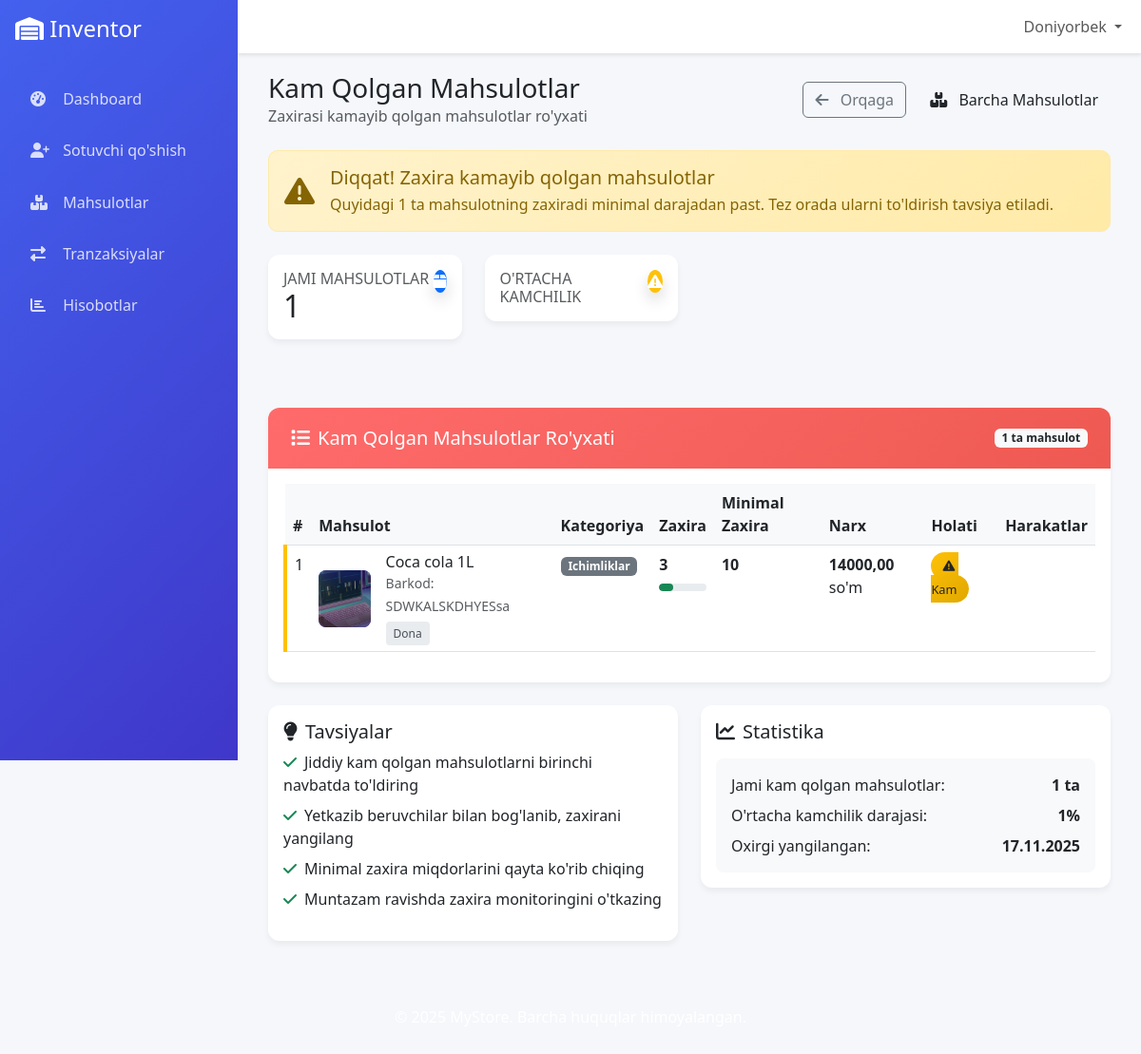
The page /products/statistics/low-stock/ (signed in) on the database its author committed.
### products/models.py (models this page shows, shortened)
class Product(models.Model):
    UNIT_CHOICES = (
        ('kg', 'kg'),
        ('box', 'Karopka'),
        ('l', 'Litr'),
        ('m', 'Metr'),
        ('ton', 'Tonna'),
        ('piece', 'Dona'),
        ('pack', 'Pochka'),
    )
    name = models.CharField(max_length=100)
    category = models.ForeignKey(Category, on_delete=models.CASCADE, related_name="products")
    barcode = models.CharField(max_length=50, unique=True, blank=True, null=True)
    description = models.TextField(blank=True)
    price = models.DecimalField(max_digits=10, decimal_places=2)
    image = models.ImageField(upload_to='products/', null=True, blank=True)
    min_stock = models.PositiveIntegerField(default=0)
    stock_quantity = models.PositiveIntegerField(default=0)
    unit = models.CharField(max_length=10, choices=UNIT_CHOICES, default='piece')
    created_at = models.DateTimeField(auto_now_add=True)
    updated_at = models.DateTimeField(auto_now=True)
    supplier = models.ForeignKey('inventor.Supplier', on_delete=models.SET_NULL, null=True, blank=True)
    warehouse = models.ForeignKey('inventor.Warehouse', on_delete=models.CASCADE, null=True, blank=True)
    class Meta:
        ordering = ['name']

class Category(models.Model):
    name = models.CharField(max_length=100, unique=True)
    description = models.TextField(blank=True)

### products/views.py (the view)
# urls.py: path('statistics/low-stock/', views.low_stock_products, name='low_stock_products'),
@login_required
def low_stock_products(request):
    products = Product.objects.filter(stock_quantity__lte=F('min_stock'))
    return render(request, 'products/low_stock.html', {'products': products})

### templates/products/low_stock.html (shortened to what this page needs)
{% extends 'base.html' %}
{% load static %}
{% load math_filters %}
{% block content %}
<div class="container-fluid">
    <div class="d-flex justify-content-between align-items-center mb-4">
        <div>
            <h1 class="h3 mb-0">Kam Qolgan Mahsulotlar</h1>
            <p class="text-muted mb-0">Zaxirasi kamayib qolgan mahsulotlar ro'yxati</p>
        </div>
        <div>
            <a href="{% url 'users:warehouse_manager_dashboard' %}" class="btn btn-outline-secondary me-2">
                <i class="fas fa-arrow-left me-2"></i> Orqaga
            </a>
            <a href="{% url 'products:product_list' %}" class="btn btn-primary-custom">
                <i class="fas fa-boxes me-2"></i> Barcha Mahsulotlar
            </a>
        </div>
    </div>
    {% if products %}
    <div class="alert alert-warning-custom d-flex align-items-center mb-4">
        <i class="fas fa-exclamation-triangle fa-2x me-3"></i>
        <div>
            <h5 class="alert-heading mb-1">Diqqat! Zaxira kamayib qolgan mahsulotlar</h5>
            <p class="mb-0">Quyidagi {{ products|length }} ta mahsulotning zaxiradi minimal darajadan past. Tez orada ularni to'ldirish tavsiya etiladi.</p>
        </div>
    </div>
    {% endif %}
    <div class="row mb-4">
        <div class="col-xl-3 col-md-6 mb-4">
            <div class="card card-custom">
                <div class="card-body">
                    <div class="d-flex justify-content-between">
                        <div>
                            <h6 class="card-title text-uppercase text-muted mb-0">Jami Mahsulotlar</h6>
                            <span class="h2 font-weight-bold mb-0">{{ products|length }}</span>
                        </div>
                        <div class="col-auto">
                            <div class="icon-shape bg-primary text-white rounded-circle shadow">
                                <i class="fas fa-box"></i>
                            </div>
                        </div>
                    </div>
                </div>
            </div>
        </div>
        <div class="col-xl-3 col-md-6 mb-4">
            <div class="card card-custom">
                <div class="card-body">
                    <div class="d-flex justify-content-between">
                        <div>
                            <h6 class="card-title text-uppercase text-muted mb-0">O'rtacha Kamchilik</h6>
                        </div>
                        <div class="col-auto">
                            <div class="icon-shape bg-warning text-white rounded-circle shadow">
                                <i class="fas fa-exclamation-triangle"></i>
                            </div>
                        </div>
                    </div>
                </div>
            </div>
        </div>
    </div>
    <div class="card card-custom">
        <div class="card-header card-header-custom d-flex justify-content-between align-items-center">
            <h5 class="mb-0"><i class="fas fa-list me-2"></i>Kam Qolgan Mahsulotlar Ro'yxati</h5>
            <span class="badge bg-light text-dark">{{ products|length }} ta mahsulot</span>
        </div>
        <div class="card-body">
            {% if products %}
            <div class="table-responsive">
                <table class="table table-hover">
                    <thead>
                        <tr>
                            <th>#</th>
                            <th>Mahsulot</th>
                            <th>Kategoriya</th>
                            <th>Zaxira</th>
                            <th>Minimal Zaxira</th>
                            <th>Narx</th>
                            <th>Holati</th>
                            <th>Harakatlar</th>
                        </tr>
                    </thead>
                    <tbody>
                        {% for product in products %}
                        <tr class="{% if product.stock_quantity <= product.min_stock|divisibleby:2 %}critical-row{% else %}warning-row{% endif %}">
                            <td>{{ forloop.counter }}</td>
                            <td>
                                <div class="d-flex align-items-center">
                                    <div class="product-image me-3">
                                        {% if product.image %}
                                            <img src="{{ product.image.url }}" alt="{{ product.name }}">
                                        {% else %}
                                            {{ product.name|slice:":1"|upper }}
                                        {% endif %}
                                    </div>
                                    <div>
                                        <h6 class="mb-0">{{ product.name }}</h6>
                                        {% if product.barcode %}
                                            <small class="text-muted">Barkod: {{ product.barcode }}</small>
                                        {% endif %}
                                        <div class="mt-1">
                                            <span class="unit-badge">{{ product.get_unit_display }}</span>
                                        </div>
                                    </div>
                                </div>
                            </td>
                            <td>
                                {% if product.category %}
                                    <span class="badge bg-secondary">{{ product.category.name }}</span>
                                {% else %}
                                    <span class="text-muted">Kategoriya yo'q</span>
                                {% endif %}
                            </td>
                            <td>
                                <strong>{{ product.stock_quantity }}</strong>
                                <div class="stock-progress">
                                    {% with percentage=product.stock_quantity|divisibleby:product.min_stock|default:100 %}
                                    <div class="stock-progress-bar
                                        {% if percentage <= 25 %}bg-danger
                                        {% elif percentage <= 50 %}bg-warning
                                        {% else %}bg-success{% endif %}"
                                        style="width: {% widthratio product.stock_quantity product.min_stock 100 %}%">
                                    </div>
                                    {% endwith %}
                                </div>
                            </td>
                            <td>
                                <strong>{{ product.min_stock }}</strong>
                            </td>
                            <td>
                                <strong>{{ product.price }}</strong> so'm
                            </td>
                            <td>
                                {% if product.stock_quantity == 0 %}
                                    <span class="badge-critical">
                                        <i class="fas fa-times-circle me-1"></i> Tugagan
                                    </span>
                                {% elif product.stock_quantity <= product.min_stock|divisibleby:2 %}
                                    <span class="badge-critical">
                                        <i class="fas fa-exclamation-circle me-1"></i> Jiddiy Kam
                                    </span>
                                {% else %}
                                    <span class="badge-warning">
                                        <i class="fas fa-exclamation-triangle me-1"></i> Kam
                                    </span>
                                {% endif %}
                            </td>
                            <td>
                            </td>
                        </tr>
                        {% endfor %}
                    </tbody>
                </table>
            </div>
            {% endif %}
        </div>
    </div>
    {% if products %}
    <div class="row mt-4">
        <div class="col-md-6">
            <div class="card card-custom">
                <div class="card-body">
                    <h5 class="card-title"><i class="fas fa-lightbulb me-2"></i>Tavsiyalar</h5>
                    <ul class="list-unstyled">
                        <li class="mb-2"><i class="fas fa-check text-success me-2"></i>Jiddiy kam qolgan mahsulotlarni birinchi navbatda to'ldiring</li>
                        <li class="mb-2"><i class="fas fa-check text-success me-2"></i>Yetkazib beruvchilar bilan bog'lanib, zaxirani yangilang</li>
                        <li class="mb-2"><i class="fas fa-check text-success me-2"></i>Minimal zaxira miqdorlarini qayta ko'rib chiqing</li>
                        <li class="mb-2"><i class="fas fa-check text-success me-2"></i>Muntazam ravishda zaxira monitoringini o'tkazing</li>
                    </ul>
                </div>
            </div>
        </div>
        <div class="col-md-6">
            <div class="card card-custom">
                <div class="card-body">
                    <h5 class="card-title"><i class="fas fa-chart-line me-2"></i>Statistika</h5>
                    <div class="stock-info">
                        <div class="d-flex justify-content-between mb-2">
                            <span>Jami kam qolgan mahsulotlar:</span>
                            <strong>{{ products|length }} ta</strong>
                        </div>
                        <div class="d-flex justify-content-between mb-2">
                            <span>O'rtacha kamchilik darajasi:</span>
                            <strong>
                                {% with total=products|length %}
                                    {{ total }}%
                                {% endwith %}
                            </strong>
                        </div>
                        <div class="d-flex justify-content-between">
                            <span>Oxirgi yangilangan:</span>
                            <strong>
                                {% if products %}
                                    {{ products.0.updated_at|date:"d.m.Y" }}
                                {% else %}
                                    N/A
                                {% endif %}
                            </strong>
                        </div>
                    </div>
                </div>
            </div>
        </div>
    </div>
    {% endif %}
</div>
{% endblock %}

### templates/includes/header.html (shortened to what this page needs)
<div class="sidebar">
    <div class="p-3">
        <h4 class="text-white mb-0">
            <i class="fas fa-warehouse"></i>
            <span class="sidebar-brand-text">Inventor</span>
        </h4>
    </div>
    <nav class="nav flex-column p-3">
        {% if user.is_authenticated %}
            {% if user.userrole.role == 'ADMIN' %}
                <a class="nav-link {% if request.resolver_match.url_name == 'admin_dashboard' %}active{% endif %}" href="{% url 'users:admin_dashboard' %}">
                    <i class="fas fa-tachometer-alt"></i>
                    <span>Boshqaruv paneli</span>
                </a>
                <a class="nav-link" href="{% url 'users:create_warehouse_manager' %}">
                    <i class="fas fa-user-plus"></i>
                    <span>Ombor qo'shish</span>
                </a>
                <a class="nav-link" href="{% url 'users:payment_management' %}">
                    <i class="fas fa-money-bill-wave"></i>
                    <span>To'lovlar</span>
                </a>
            {% elif user.userrole.role == 'WAREHOUSE_MANAGER' %}
                <a class="nav-link {% if request.resolver_match.url_name == 'warehouse_manager_dashboard' %}active{% endif %}" href="{% url 'users:warehouse_manager_dashboard' %}">
                    <i class="fas fa-tachometer-alt"></i>
                    <span>Dashboard</span>
                </a>
                <a class="nav-link" href="{% url 'users:create_seller' %}">
                    <i class="fas fa-user-plus"></i>
                    <span>Sotuvchi qo'shish</span>
                </a>
            {% elif user.userrole.role == 'SELLER' %}
                <a class="nav-link {% if request.resolver_match.url_name == 'seller_dashboard' %}active{% endif %}" href="{% url 'users:seller_dashboard' %}">
                    <i class="fas fa-tachometer-alt"></i>
                    <span>Dashboard</span>
                </a>
            {% endif %}
            <a class="nav-link" href="{% url 'products:product_list' %}">
                <i class="fas fa-boxes"></i>
                <span>Mahsulotlar</span>
            </a>
            <a class="nav-link" href="{% url 'inventor:transaction_history' %}">
                <i class="fas fa-exchange-alt"></i>
                <span>Tranzaksiyalar</span>
            </a>
            <a class="nav-link" href="{% url 'inventor:report_list' %}">
                <i class="fas fa-chart-bar"></i>
                <span>Hisobotlar</span>
            </a>
        {% endif %}
    </nav>
</div>
<nav class="navbar navbar-expand-lg navbar-custom">
    <div class="container-fluid">
        <div class="collapse navbar-collapse" id="navbarContent">
            <ul class="navbar-nav ms-auto mb-2 mb-lg-0">
                {% if user.is_authenticated %}
                    <li class="nav-item dropdown">
                        <a class="nav-link dropdown-toggle" href="#" id="navbarDropdown" role="button" data-bs-toggle="dropdown">
                            {{ user.username }}
                        </a>
                    </li>
                {% else %}
                    <li class="nav-item">
                        <a class="nav-link" href="{% url 'users:login' %}">Kirish</a>
                    </li>
                {% endif %}
            </ul>
        </div>
    </div>
</nav>

### rows shown on the page
Product: image (picture), name "Coca cola 1L", barcode "SDWKALSKDHYESsa", unit "Dona", category.name "Ichimliklar", stock_quantity "3", min_stock "10", price "14000,00", shows "Kam", updated_at "17.11.2025"

### other values the page prints
{{ user.username }} "Doniyorbek"
{{ products|length }} "1"
{{ total }} "1"
